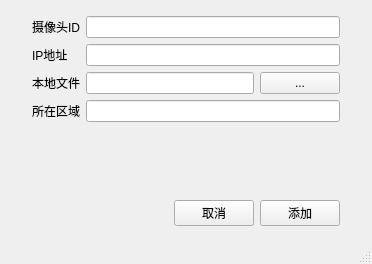
<?xml version="1.0" encoding="UTF-8"?>
<ui version="4.0">
    <class>AddCamera</class>
    <widget class="QMainWindow" name="AddCamera">
        <property name="geometry">
            <rect>
                <x>0</x>
                <y>0</y>
                <width>372</width>
                <height>264</height>
            </rect>
        </property>
        <property name="windowTitle">
            <string>添加摄像头</string>
        </property>
        <widget class="QWidget" name="centralwidget">
            <layout class="QVBoxLayout" name="verticalLayout">
                <property name="leftMargin">
                    <number>32</number>
                </property>
                <property name="topMargin">
                    <number>16</number>
                </property>
                <property name="rightMargin">
                    <number>32</number>
                </property>
                <property name="bottomMargin">
                    <number>16</number>
                </property>
                <item>
                    <layout class="QFormLayout" name="formLayout">
                        <item row="0" column="0">
                            <widget class="QLabel" name="label">
                                <property name="text">
                                    <string>摄像头ID</string>
                                </property>
                            </widget>
                        </item>
                        <item row="0" column="1">
                            <widget class="QLineEdit" name="id"/>
                        </item>
                        <item row="1" column="0">
                            <widget class="QLabel" name="label_2">
                                <property name="text">
                                    <string>IP地址</string>
                                </property>
                            </widget>
                        </item>
                        <item row="1" column="1">
                            <widget class="QLineEdit" name="ip"/>
                        </item>
                        <item row="2" column="0">
                            <widget class="QLabel" name="label_5">
                                <property name="text">
                                    <string>本地文件</string>
                                </property>
                            </widget>
                        </item>
                        <item row="3" column="0">
                            <widget class="QLabel" name="label_6">
                                <property name="text">
                                    <string>所在区域</string>
                                </property>
                            </widget>
                        </item>
                        <item row="3" column="1">
                            <widget class="QLineEdit" name="group"/>
                        </item>
                        <item row="2" column="1">
                            <layout class="QHBoxLayout" name="horizontalLayout" stretch="2,0">
                                <item>
                                    <widget class="QLineEdit" name="file"/>
                                </item>
                                <item>
                                    <widget class="QPushButton" name="file_browse">
                                        <property name="text">
                                            <string>...</string>
                                        </property>
                                    </widget>
                                </item>
                            </layout>
                        </item>
                    </layout>
                </item>
                <item>
                    <layout class="QHBoxLayout" name="horizontalLayout_3">
                        <item>
                            <spacer name="horizontalSpacer">
                                <property name="orientation">
                                    <enum>Qt::Horizontal</enum>
                                </property>
                                <property name="sizeHint" stdset="0">
                                    <size>
                                        <width>40</width>
                                        <height>20</height>
                                    </size>
                                </property>
                            </spacer>
                        </item>
                        <item>
                            <widget class="QPushButton" name="cancel">
                                <property name="text">
                                    <string>取消</string>
                                </property>
                            </widget>
                        </item>
                        <item>
                            <widget class="QPushButton" name="add">
                                <property name="text">
                                    <string>添加</string>
                                </property>
                            </widget>
                        </item>
                    </layout>
                </item>
            </layout>
        </widget>
        <widget class="QStatusBar" name="statusbar"/>
    </widget>
    <resources/>
    <connections/>
</ui>
